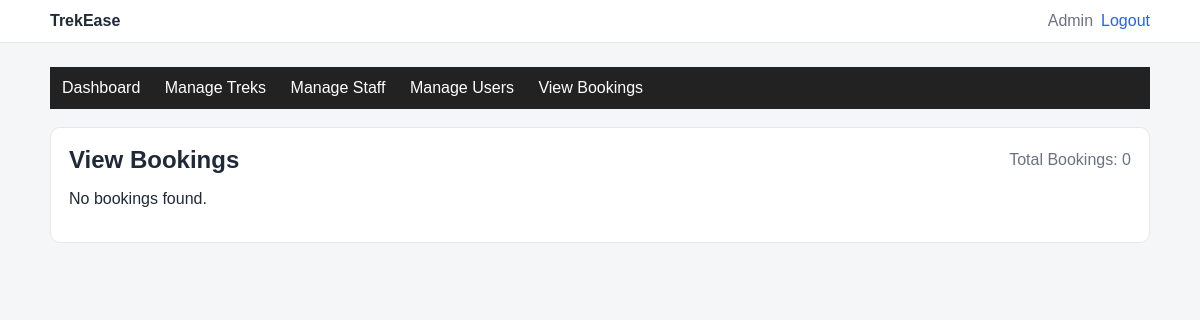
Page /admin/bookings (signed in) on the earlier database version.
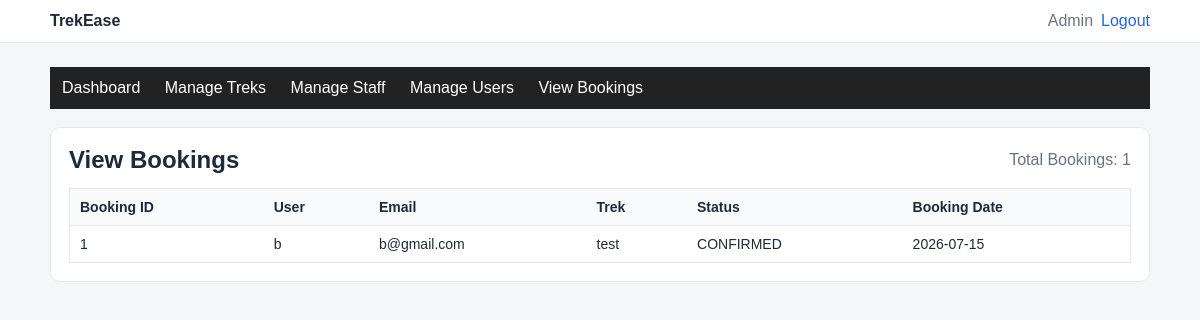
Same page on the later database version.
### databases.py (models this page shows, shortened)
class Booking(db.Model):
    __tablename__ = "bookings"
    __table_args__ = (
        db.UniqueConstraint("user_id", "trek_id", name="uq_user_trek"),
    )
    id = db.Column(db.Integer, primary_key=True)
    user_id = db.Column(db.Integer, db.ForeignKey("users.id"), nullable=False)
    trek_id = db.Column(db.Integer, db.ForeignKey("treks.id"), nullable=False)
    booking_status = db.Column(db.String(10), nullable=False, default="PENDING")
    payment_status = db.Column(db.String(10), nullable=False, default="UNPAID")
    booking_date = db.Column(db.Date, nullable=False, default=date.today)
    user = db.relationship("User", back_populates="bookings")
    trek = db.relationship("Trek", back_populates="bookings")

class User(db.Model):
    __tablename__ = "users"
    id = db.Column(db.Integer, primary_key=True)
    name = db.Column(db.String(100), nullable=False)
    email = db.Column(db.String(100), unique=True, nullable=False)
    password = db.Column(db.String(255), nullable=False)
    role = db.Column(db.String(20), nullable=False)  # ADMIN / STAFF / TREKKER
    created_at = db.Column(db.DateTime, default=datetime.utcnow, nullable=False)
    staff_profile = db.relationship("StaffProfile", back_populates="user", uselist=False)
    bookings = db.relationship("Booking", back_populates="user")

class Trek(db.Model):
    __tablename__ = "treks"
    id = db.Column(db.Integer, primary_key=True)
    name = db.Column(db.String(150), nullable=False)
    difficulty = db.Column(db.String(20), nullable=False)  # EASY/MEDIUM/HARD
    location = db.Column(db.String(150), nullable=True)
    duration_days = db.Column(db.Integer, nullable=False)
    start_date = db.Column(db.Date, nullable=False)
    end_date = db.Column(db.Date, nullable=False)
    available_slots = db.Column(db.Integer, nullable=False)
    status = db.Column(db.String(20), nullable=False, default="DRAFT")  # DRAFT/PUBLISHED/CANCELLED
    assigned_staff_id = db.Column(db.Integer, db.ForeignKey("staff_profiles.id"), nullable=True)
    assigned_staff = db.relationship("StaffProfile", back_populates="assigned_treks", foreign_keys=[assigned_staff_id])
    bookings = db.relationship("Booking", back_populates="trek", cascade="all, delete-orphan")

### app.py (the view)
@app.route("/admin/bookings")
def admin_bookings():
    if session.get("role") != "ADMIN":
        return redirect(url_for("login"))
    bookings = Booking.query.order_by(Booking.booking_date.desc()).all()
    return render_template("admin_b.html", bookings=bookings)

### templates/admin_b.html (shortened to what this page needs)
{% extends "base.html" %}
{% block content %}
  {% include "admin_nav.html" %}
  <div class="card">
    <div class="actions-inline" style="justify-content: space-between; margin-bottom: 14px;">
      <h2 style="margin: 0;">View Bookings</h2>
      <span style="color: #6b7280;">Total Bookings: {{ bookings|length }}</span>
    </div>
    {% if bookings %}
      <table>
        <tr>
          <th>Booking ID</th>
          <th>User</th>
          <th>Email</th>
          <th>Trek</th>
          <th>Status</th>
          <th>Booking Date</th>
        </tr>
        {% for booking in bookings %}
          <tr>
            <td>{{ booking.id }}</td>
            <td>{{ booking.user.name }}</td>
            <td>{{ booking.user.email }}</td>
            <td>{{ booking.trek.name }}</td>
            <td>{{ booking.booking_status }}</td>
            <td>{{ booking.booking_date }}</td>
          </tr>
        {% endfor %}
      </table>
    {% else %}
      <p>No bookings found.</p>
    {% endif %}
  </div>
{% endblock %}

Differences in the rows shown:
added Booking: id "1", user.name "b", user.email "b@gmail.com", trek.name "test", booking_status "CONFIRMED", booking_date "2026-07-15"
Other differences:
{{ bookings|length }}: "0" → "1"
text no longer shown: "No bookings found."
text now shown: "Booking ID User Email Trek Status Booking Date"
